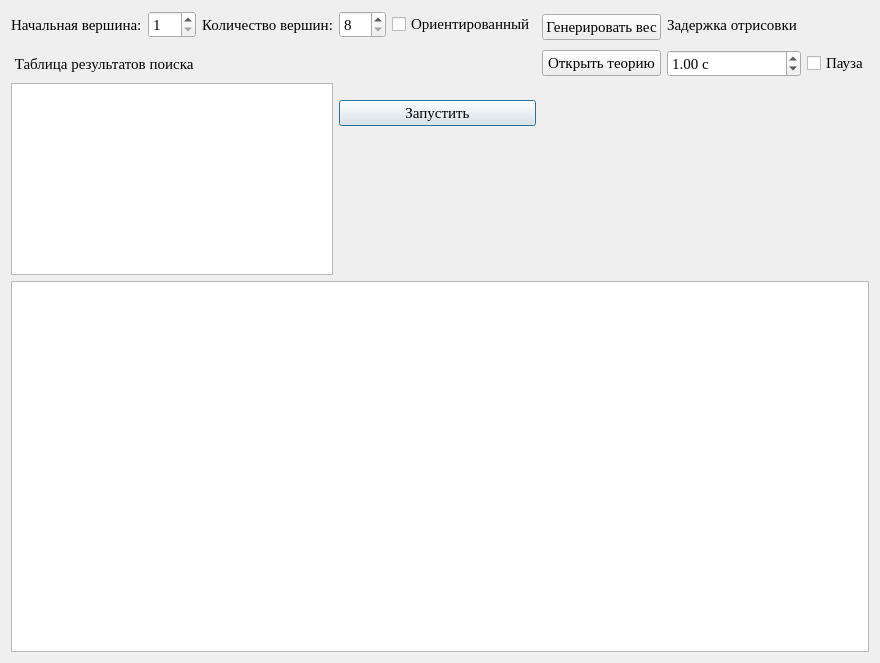
<?xml version="1.0" encoding="UTF-8"?>
<ui version="4.0">
 <class>Visualization</class>
 <widget class="QDialog" name="Visualization">
  <property name="geometry">
   <rect>
    <x>0</x>
    <y>0</y>
    <width>880</width>
    <height>663</height>
   </rect>
  </property>
  <property name="font">
   <font>
    <family>Times New Roman</family>
    <pointsize>11</pointsize>
   </font>
  </property>
  <property name="windowTitle">
   <string>Демонстрация работы</string>
  </property>
  <property name="autoFillBackground">
   <bool>true</bool>
  </property>
  <layout class="QGridLayout" name="gridLayout_2">
   <item row="0" column="6">
    <widget class="QLabel" name="label_4">
     <property name="text">
      <string>Задержка отрисовки </string>
     </property>
    </widget>
   </item>
   <item row="2" column="3" rowspan="2" colspan="2">
    <widget class="QPushButton" name="pushButton">
     <property name="text">
      <string>Запустить</string>
     </property>
    </widget>
   </item>
   <item row="0" column="3">
    <widget class="QSpinBox" name="spinBox_2">
     <property name="minimum">
      <number>8</number>
     </property>
     <property name="maximum">
      <number>12</number>
     </property>
     <property name="value">
      <number>8</number>
     </property>
    </widget>
   </item>
   <item row="0" column="4">
    <widget class="QCheckBox" name="checkBox_2">
     <property name="text">
      <string>Ориентированный</string>
     </property>
    </widget>
   </item>
   <item row="4" column="4" colspan="3">
    <layout class="QFormLayout" name="Draw_Layout">
     <property name="sizeConstraint">
      <enum>QLayout::SetFixedSize</enum>
     </property>
    </layout>
   </item>
   <item row="2" column="6">
    <widget class="QDoubleSpinBox" name="doubleSpinBox">
     <property name="suffix">
      <string> с</string>
     </property>
     <property name="minimum">
      <double>0.500000000000000</double>
     </property>
     <property name="maximum">
      <double>1.500000000000000</double>
     </property>
     <property name="singleStep">
      <double>0.100000000000000</double>
     </property>
     <property name="value">
      <double>1.000000000000000</double>
     </property>
    </widget>
   </item>
   <item row="0" column="1">
    <widget class="QSpinBox" name="spinBox">
     <property name="minimum">
      <number>1</number>
     </property>
     <property name="maximum">
      <number>8</number>
     </property>
    </widget>
   </item>
   <item row="3" column="0" rowspan="2" colspan="3">
    <widget class="QTableWidget" name="tableWidget">
     <property name="baseSize">
      <size>
       <width>5</width>
       <height>5</height>
      </size>
     </property>
    </widget>
   </item>
   <item row="5" column="0" colspan="8">
    <widget class="QTextBrowser" name="textBrowser"/>
   </item>
   <item row="0" column="5" rowspan="2">
    <widget class="QPushButton" name="pushButton_2">
     <property name="text">
      <string>Генерировать вес</string>
     </property>
    </widget>
   </item>
   <item row="0" column="0">
    <widget class="QLabel" name="label">
     <property name="text">
      <string>Начальная вершина:</string>
     </property>
    </widget>
   </item>
   <item row="0" column="2">
    <widget class="QLabel" name="label_3">
     <property name="text">
      <string>Количество вершин:</string>
     </property>
    </widget>
   </item>
   <item row="2" column="0" colspan="3">
    <widget class="QLabel" name="label_2">
     <property name="midLineWidth">
      <number>0</number>
     </property>
     <property name="text">
      <string> Таблица результатов поиска</string>
     </property>
    </widget>
   </item>
   <item row="2" column="5">
    <widget class="QPushButton" name="pushButton_3">
     <property name="text">
      <string>Открыть теорию</string>
     </property>
    </widget>
   </item>
   <item row="2" column="7">
    <widget class="QCheckBox" name="checkBox">
     <property name="text">
      <string>Пауза</string>
     </property>
    </widget>
   </item>
  </layout>
 </widget>
 <resources/>
 <connections/>
</ui>
